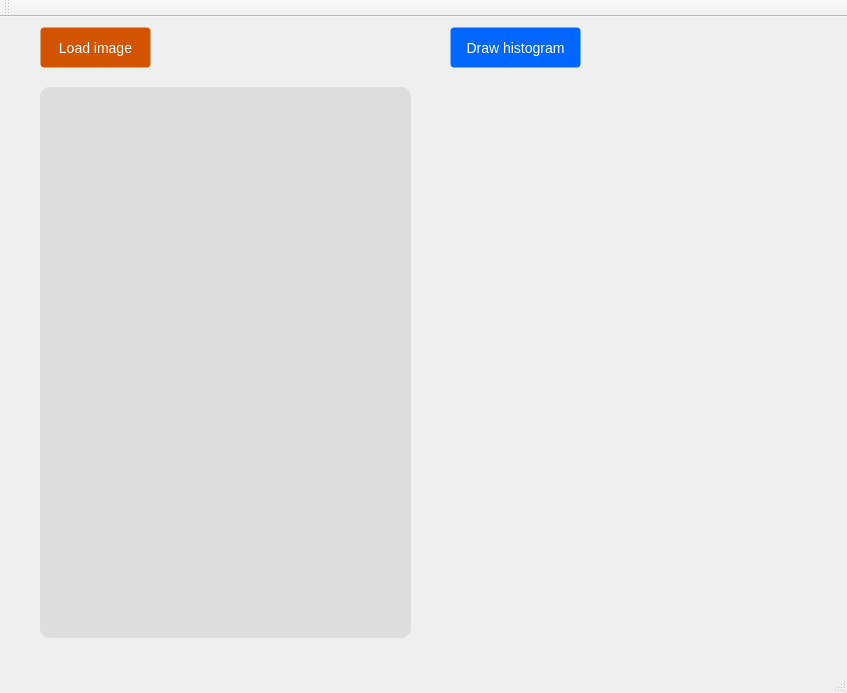
<?xml version="1.0" encoding="UTF-8"?>
<ui version="4.0">
 <class>MainWindow</class>
 <widget class="QMainWindow" name="MainWindow">
  <property name="geometry">
   <rect>
    <x>0</x>
    <y>0</y>
    <width>847</width>
    <height>693</height>
   </rect>
  </property>
  <property name="windowTitle">
   <string>MainWindow</string>
  </property>
  <widget class="QWidget" name="centralWidget">
   <widget class="QPushButton" name="loadImgBtn">
    <property name="geometry">
     <rect>
      <x>40</x>
      <y>10</y>
      <width>111</width>
      <height>41</height>
     </rect>
    </property>
    <property name="styleSheet">
     <string notr="true">color: #fff;
background-color: #d35400;
border-color: #357ebd;
font-size: 14px;
font-weight: normal;
border-radius: 4px;
text-align: center;
vertical-align: middle;
border: 1px solid transparent;
padding: 10px 16px;</string>
    </property>
    <property name="text">
     <string>Load image</string>
    </property>
   </widget>
   <widget class="QPushButton" name="drawHistBtn">
    <property name="geometry">
     <rect>
      <x>450</x>
      <y>10</y>
      <width>131</width>
      <height>41</height>
     </rect>
    </property>
    <property name="styleSheet">
     <string notr="true">:enabled {
color: #fff;
background-color: #0066ff;
border-color: #357ebd;
font-size: 14px;
font-weight: normal;
border-radius: 4px;
text-align: center;
vertical-align: middle;
border: 1px solid transparent;
padding: 10px 16px;
}

:disabled {
color: #fff;
background-color: #dddddd;
border-color: #357ebd;
font-size: 14px;
font-weight: normal;
border-radius: 4px;
text-align: center;
vertical-align: middle;
border: 1px solid transparent;
padding: 10px 16px;
}</string>
    </property>
    <property name="text">
     <string>Draw histogram</string>
    </property>
   </widget>
   <widget class="QLabel" name="image">
    <property name="geometry">
     <rect>
      <x>40</x>
      <y>70</y>
      <width>371</width>
      <height>551</height>
     </rect>
    </property>
    <property name="styleSheet">
     <string notr="true">background: #dddddd;
border-radius: 10px;</string>
    </property>
    <property name="text">
     <string/>
    </property>
   </widget>
   <widget class="QLabel" name="histogram">
    <property name="geometry">
     <rect>
      <x>450</x>
      <y>70</y>
      <width>371</width>
      <height>551</height>
     </rect>
    </property>
    <property name="styleSheet">
     <string notr="true">
</string>
    </property>
    <property name="text">
     <string/>
    </property>
   </widget>
  </widget>
  <widget class="QMenuBar" name="menuBar">
   <property name="geometry">
    <rect>
     <x>0</x>
     <y>0</y>
     <width>847</width>
     <height>21</height>
    </rect>
   </property>
  </widget>
  <widget class="QToolBar" name="mainToolBar">
   <attribute name="toolBarArea">
    <enum>TopToolBarArea</enum>
   </attribute>
   <attribute name="toolBarBreak">
    <bool>false</bool>
   </attribute>
  </widget>
  <widget class="QStatusBar" name="statusBar"/>
 </widget>
 <layoutdefault spacing="6" margin="11"/>
 <resources/>
 <connections/>
</ui>
